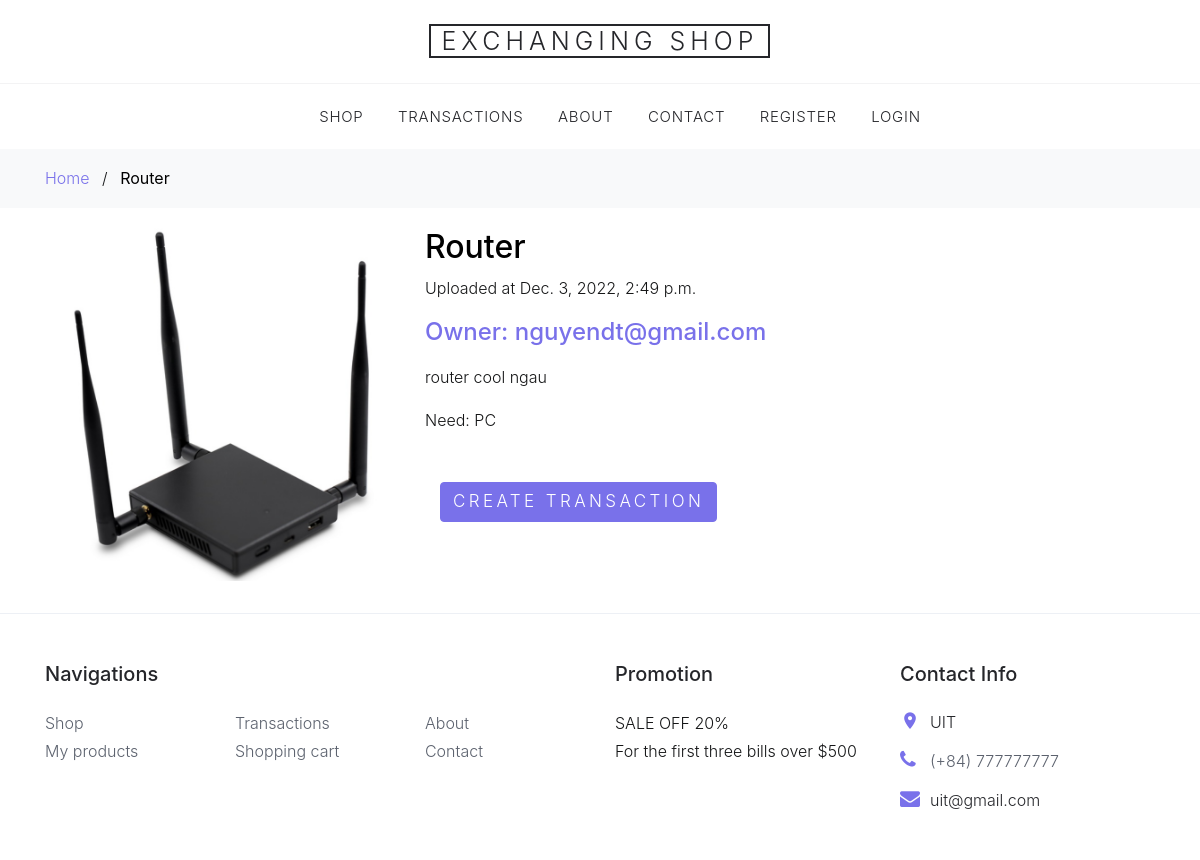
Page /2/Router/ on the committed database.
### shop/models.py (models this page shows, shortened)
class Product(models.Model):
    category = models.ForeignKey(Category, related_name='products',
                                 on_delete=models.CASCADE)
    name = models.CharField(max_length=200, db_index=True)
    slug = models.SlugField(max_length=200, db_index=True)
    image = models.ImageField(upload_to='products/%Y/%m/%d', blank=True)
    description = models.TextField(blank=True)
    owner = models.CharField(max_length=30, db_index=True)
    available = models.BooleanField(default=True)
    created = models.DateTimeField(auto_now_add=True)
    need = models.CharField(max_length=100, blank=False)
    class Meta:
        ordering = ('name',)
        index_together = (('id', 'slug'),)

### shop/views.py (the view)
# urls.py: path('<int:id>/<slug:slug>/', views.product_detail, name='product_detail'),
def product_detail(request, id, slug):
    if request.method == 'POST':
        product = Product.objects.filter(id=id).first()
        if product.owner == request.session['user']:
            messages.error(request, 'You cannot order your own product')
            return render(request, 'shop/product/detail.html', {'product': product})
        else:
            return redirect('transaction:transaction_create', id_sp=id)
    else:
        product = get_object_or_404(Product, id=id, slug=slug, available=True)
        context = {'product': product}
        return render(request, 'shop/product/detail.html', context)

### shop/templates/shop/product/detail.html (shortened to what this page needs)
{% extends "shop/base/base.html" %}
{% load static %}
{% block content %}
<div class="bg-light py-3">
    <div class="container">
        <div class="row">
            <div class="col-md-12 mb-0"><a href="/">Home</a> <span class="mx-2 mb-0">/</span> <strong
                    class="text-black">{{ product.name }}</strong></div>
        </div>
    </div>
</div>
<div class="site-section">
    <div class="container">
        <div class="row">
            <div class="col-md-4">
                <img src="{{ product.image.url }}" alt="Image" class="img-fluid">
            </div>
            <div class="col-md-8">
                <h2 class="text-black mr-2">{{ product.name }}</h2>
                <p>Uploaded at {{ product.created }}</p>
                <p><strong class="text-primary h4">Owner: {{ product.owner }}</strong></p>
                <p>{{ product.description|linebreaks }}</p>
                <p>Need: {{product.need }}</p>
                <div class="mt-5 col-md-5">
                    <form action="" method="post">
                        <button type="submit" class="btn btn-primary" id="button-product" value={{product.id}}>Create
                            transaction</button>
                    </form>
                </div>
                <br>
            </div>
        </div>
    </div>
</div>
</div>
{% endblock %}

### static/css/style.css (style rules this page uses)
body { line-height: 1.7; color: #151617; font-weight: 330; font-size: 16px; }
a { -webkit-transition: .3s all ease; -o-transition: .3s all ease; transition: .3s all ease; }
.text-black { color: #000; }
.btn { text-transform: uppercase; position: relative; -webkit-transition: 0.2s all ease-in-out !important; -o-transition: 0.2s all ease-in-out !important; transition: 0.2s all ease-in-out !important; top: 0; letter-spacing: .05em; }
.btn.btn-primary { font-size: 17px; font-weight: 300; letter-spacing: .2em; }
.site-section { padding: 2.5em 0; }
@media (min-width: 768px) { .site-section { padding: 2em 0; padding-top: 20px; padding-bottom: 32px; } }

### rows in the picture
Product: name "Router", image (picture), created "Dec. 3, 2022, 2:49 p.m.", owner "nguyendt@gmail.com", description "router cool ngau", need "PC"
